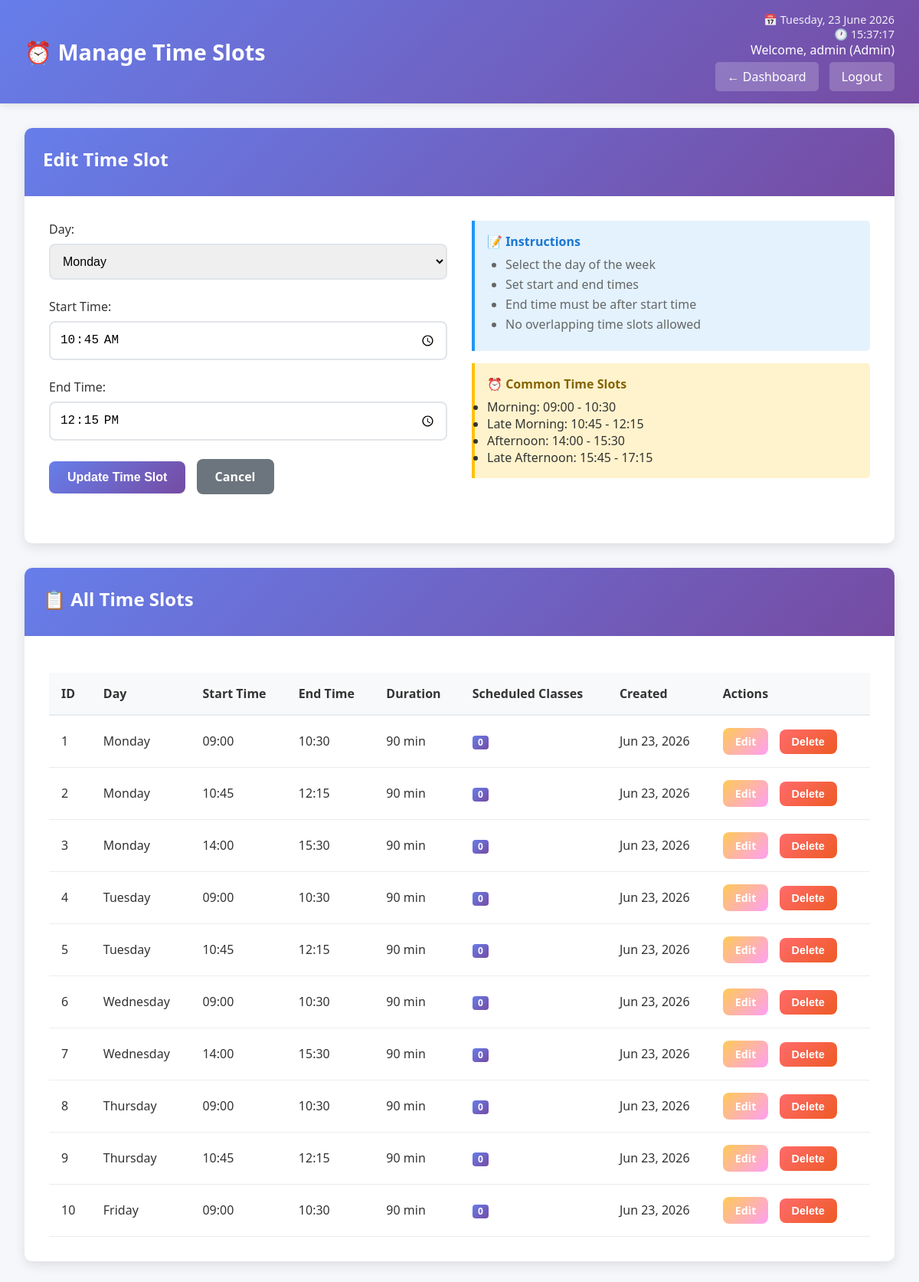
The app's page /admin/timeslots.php?edit=2 (signed in) with its own data.
### tables this page shows
CREATE TABLE timeslots (
    slot_id INT AUTO_INCREMENT PRIMARY KEY,
    day VARCHAR(20) NOT NULL,
    start_time TIME NOT NULL,
    end_time TIME NOT NULL,
    created_at TIMESTAMP DEFAULT CURRENT_TIMESTAMP
);

### admin/timeslots.php (the view, shortened to what this page needs)
<?php
include('../config/db.php');
$currentDate = date("l, d F Y");
$currentTime = date("H:i:s");
$timeslots = [];
$result = $conn->query("SELECT t.*, COUNT(tt.tt_id) as timetable_count FROM timeslots t LEFT JOIN timetable tt ON t.slot_id = tt.slot_id GROUP BY t.slot_id ORDER BY FIELD(t.day, 'Monday', 'Tuesday', 'Wednesday', 'Thursday', 'Friday', 'Saturday', 'Sunday'), t.start_time");
if ($result) {
    $timeslots = $result->fetch_all(MYSQLI_ASSOC);
}
$edit_timeslot = null;
if (isset($_GET['edit'])) {
    $slot_id = $_GET['edit'];
    $stmt = $conn->prepare("SELECT * FROM timeslots WHERE slot_id = ?");
    $stmt->execute([$slot_id]);
    $result = $stmt->get_result();
    $edit_timeslot = $result->fetch_assoc();
}
?>
<!DOCTYPE html>
<html lang="en">
<head>
</head>
<body>
    <div class="header">
        <h1>⏰ Manage Time Slots</h1>
        <div class="header-info">
            <div class="date-time">📅 <?php echo $currentDate; ?></div>
            <div class="date-time">🕐 <?php echo $currentTime; ?></div>
            <div>Welcome, <?php echo $_SESSION['username']; ?> (Admin)</div>
            <a href="dashboard.php" class="back-btn">← Dashboard</a>
            <a href="../logout.php" class="logout-btn">Logout</a>
        </div>
    </div>
    <div class="container">
        <div class="card">
            <div class="card-header">
                <h2><?php echo $edit_timeslot ? 'Edit Time Slot' : 'Add New Time Slot'; ?></h2>
            </div>
            <div class="card-body">
                <div class="form-row">
                    <div>
                        <form method="POST">
                            <div class="form-group">
                                <label for="day">Day:</label>
                                <select id="day" name="day" required>
                                    <option value="Monday" <?php echo ($edit_timeslot && $edit_timeslot['day'] == 'Monday') ? 'selected' : ''; ?>>Monday</option>
                                </select>
                            </div>
                            <div class="form-group">
                                <label for="start_time">Start Time:</label>
                                <input type="time" id="start_time" name="start_time"
                                       value="<?php echo $edit_timeslot ? $edit_timeslot['start_time'] : ''; ?>" required>
                            </div>
                            <div class="form-group">
                                <label for="end_time">End Time:</label>
                                <input type="time" id="end_time" name="end_time"
                                       value="<?php echo $edit_timeslot ? $edit_timeslot['end_time'] : ''; ?>" required>
                            </div>
                            <button type="submit" class="btn">
                                <?php echo $edit_timeslot ? 'Update Time Slot' : 'Add Time Slot'; ?>
                            </button>
                            <?php if ($edit_timeslot): ?>
                                <a href="timeslots.php" class="btn btn-secondary">Cancel</a>
                            <?php endif; ?>
                        </form>
                    </div>
                    <div>
                        <div class="info-box">
                            <h4>📝 Instructions</h4>
                            <ul>
                                <li>Select the day of the week</li>
                                <li>Set start and end times</li>
                                <li>End time must be after start time</li>
                                <li>No overlapping time slots allowed</li>
                            </ul>
                        </div>
                        <div class="warning-box">
                            <h4>⏰ Common Time Slots</h4>
                            <ul>
                                <li>Morning: 09:00 - 10:30</li>
                                <li>Late Morning: 10:45 - 12:15</li>
                                <li>Afternoon: 14:00 - 15:30</li>
                                <li>Late Afternoon: 15:45 - 17:15</li>
                            </ul>
                        </div>
                    </div>
                </div>
            </div>
        </div>
        <div class="card">
            <div class="card-header">
                <h2>📋 All Time Slots</h2>
            </div>
            <div class="card-body">
                <?php if (empty($timeslots)): ?>
                    <div class="alert alert-info">
                        No time slots found. Add your first time slot using the form above.
                    </div>
                <?php else: ?>
                    <table class="table">
                        <thead>
                            <tr>
                                <th>ID</th>
                                <th>Day</th>
                                <th>Start Time</th>
                                <th>End Time</th>
                                <th>Duration</th>
                                <th>Scheduled Classes</th>
                                <th>Created</th>
                                <th>Actions</th>
                            </tr>
                        </thead>
                        <tbody>
                            <?php foreach ($timeslots as $timeslot): ?>
                                <tr>
                                    <td><?php echo $timeslot['slot_id']; ?></td>
                                    <td><?php echo htmlspecialchars($timeslot['day']); ?></td>
                                    <td><?php echo date('H:i', strtotime($timeslot['start_time'])); ?></td>
                                    <td><?php echo date('H:i', strtotime($timeslot['end_time'])); ?></td>
                                    <td>
                                        <?php
                                        $start = strtotime($timeslot['start_time']);
                                        $end = strtotime($timeslot['end_time']);
                                        $duration = ($end - $start) / 60;
                                        echo $duration . ' min';
                                        ?>
                                    </td>
                                    <td>
                                        <span class="badge"><?php echo $timeslot['timetable_count']; ?></span>
                                    </td>
                                    <td><?php echo date('M d, Y', strtotime($timeslot['created_at'])); ?></td>
                                    <td>
                                        <a href="timeslots.php?edit=<?php echo $timeslot['slot_id']; ?>" class="btn btn-warning btn-sm">Edit</a>
                                        <?php if ($timeslot['timetable_count'] == 0): ?>
                                            <form method="POST" style="display: inline;" onsubmit="return confirm('Are you sure you want to delete this time slot?');">
                                                <button type="submit" class="btn btn-danger btn-sm">Delete</button>
                                            </form>
                                        <?php else: ?>
                                            <button class="btn btn-danger btn-sm" disabled title="Cannot delete - has scheduled classes">Delete</button>
                                        <?php endif; ?>
                                    </td>
                                </tr>
                            <?php endforeach; ?>
                        </tbody>
                    </table>
                <?php endif; ?>
            </div>
        </div>
    </div>
</body>
</html>

### admin/timeslots.php (style rules this page uses)
* { margin: 0; padding: 0; box-sizing: border-box; }
body { font-family: 'Segoe UI', Tahoma, Geneva, Verdana, sans-serif; background: #f5f7fa; color: #333; }
.header { background: linear-gradient(135deg, #667eea 0%, #764ba2 100%); color: white; padding: 1rem 2rem; display: flex; justify-content: space-between; align-items: center; box-shadow: 0 2px 10px rgba(0,0,0,0.1); }
.header h1 { font-size: 1.8rem; }
.header-info { text-align: right; }
.date-time { font-size: 0.9rem; opacity: 0.9; }
.logout-btn, .back-btn { background: rgba(255,255,255,0.2); color: white; padding: 8px 16px; border: none; border-radius: 5px; cursor: pointer; text-decoration: none; margin-top: 5px; display: inline-block; transition: background 0.3s ease; margin-left: 10px; }
.container { max-width: 1200px; margin: 2rem auto; padding: 0 2rem; }
.card { background: white; border-radius: 10px; box-shadow: 0 5px 15px rgba(0,0,0,0.1); margin-bottom: 2rem; overflow: hidden; }
.card-header { background: linear-gradient(135deg, #667eea 0%, #764ba2 100%); color: white; padding: 1.5rem; }
.card-header h2 { font-size: 1.5rem; margin-bottom: 0.5rem; }
.card-body { padding: 2rem; }
.form-row { display: grid; grid-template-columns: 1fr 1fr; gap: 2rem; margin-bottom: 2rem; }
.form-group { margin-bottom: 1.5rem; }
.form-group label { display: block; margin-bottom: 0.5rem; color: #333; font-weight: 500; }
.form-group input, .form-group select { width: 100%; padding: 12px; border: 2px solid #e1e5e9; border-radius: 8px; font-size: 1rem; transition: border-color 0.3s ease; }
.btn { background: linear-gradient(135deg, #667eea 0%, #764ba2 100%); color: white; padding: 12px 24px; border: none; border-radius: 8px; cursor: pointer; font-size: 1rem; font-weight: 600; transition: transform 0.2s ease; text-decoration: none; display: inline-block; margin-right: 10px; }
.btn-secondary { background: #6c757d; }
.btn-danger { background: linear-gradient(135deg, #ff6b6b 0%, #ee5a24 100%); }
.btn-warning { background: linear-gradient(135deg, #feca57 0%, #ff9ff3 100%); }
.btn-sm { padding: 8px 16px; font-size: 0.9rem; }
.table { width: 100%; border-collapse: collapse; margin-top: 1rem; }
.table th { background: #f8f9fa; color: #333; padding: 1rem; text-align: left; font-weight: 600; border-bottom: 2px solid #e9ecef; }
.table td { padding: 1rem; border-bottom: 1px solid #e9ecef; }
.badge { display: inline-block; padding: 0.25em 0.6em; font-size: 0.75em; font-weight: 700; line-height: 1; text-align: center; white-space: nowrap; vertical-align: baseline; border-radius: 0.25rem; background: linear-gradient(135deg, #667eea 0%, #764ba2 100%); color: white; }
.info-box { background: #e3f2fd; border-left: 4px solid #2196f3; padding: 1rem; border-radius: 0 5px 5px 0; margin-bottom: 1rem; }
.info-box h4 { color: #1976d2; margin-bottom: 0.5rem; }
.info-box ul { margin: 0.5rem 0; padding-left: 1.5rem; }
.info-box li { margin: 0.25rem 0; color: #666; }
.warning-box { background: #fff3cd; border-left: 4px solid #ffc107; padding: 1rem; border-radius: 0 5px 5px 0; }
.warning-box h4 { color: #856404; margin-bottom: 0.5rem; }

### records on screen
timeslots: day "Monday", start_time "10:45:00", end_time "12:15:00", slot_id "2", start_time "10:45", end_time "12:15", duration "90", timetable_count "0", created_at "Jun 23, 2026"
timeslots: slot_id "1", day "Monday", start_time "09:00", end_time "10:30", duration "90", timetable_count "0", created_at "Jun 23, 2026"
timeslots: slot_id "3", day "Monday", start_time "14:00", end_time "15:30", duration "90", timetable_count "0", created_at "Jun 23, 2026"
timeslots: slot_id "4", day "Tuesday", start_time "09:00", end_time "10:30", duration "90", timetable_count "0", created_at "Jun 23, 2026"
timeslots: slot_id "5", day "Tuesday", start_time "10:45", end_time "12:15", duration "90", timetable_count "0", created_at "Jun 23, 2026"
timeslots: slot_id "6", day "Wednesday", start_time "09:00", end_time "10:30", duration "90", timetable_count "0", created_at "Jun 23, 2026"
timeslots: slot_id "7", day "Wednesday", start_time "14:00", end_time "15:30", duration "90", timetable_count "0", created_at "Jun 23, 2026"
timeslots: slot_id "8", day "Thursday", start_time "09:00", end_time "10:30", duration "90", timetable_count "0", created_at "Jun 23, 2026"
timeslots: slot_id "9", day "Thursday", start_time "10:45", end_time "12:15", duration "90", timetable_count "0", created_at "Jun 23, 2026"
timeslots: slot_id "10", day "Friday", start_time "09:00", end_time "10:30", duration "90", timetable_count "0", created_at "Jun 23, 2026"

### other values on screen
$_SESSION['username'] "admin"
